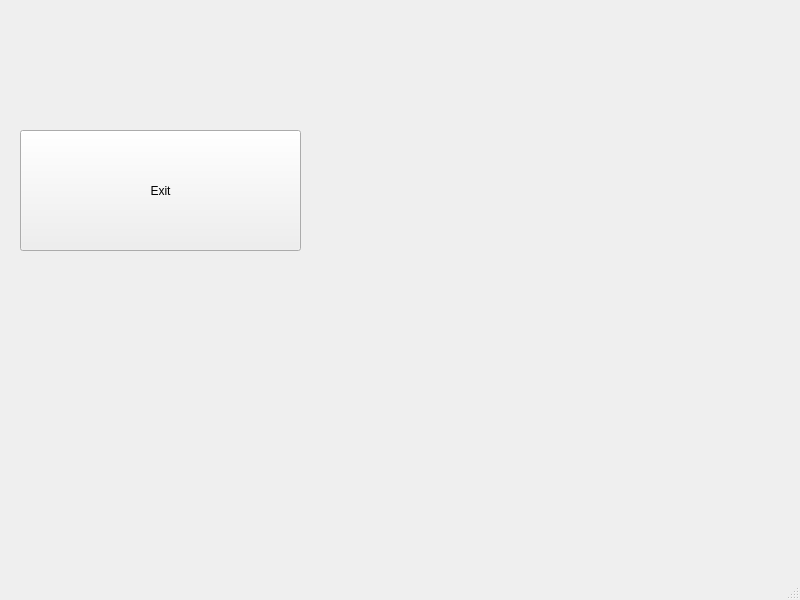
<?xml version="1.0" encoding="UTF-8"?>
<ui version="4.0">
 <class>MainWindow</class>
 <widget class="QMainWindow" name="MainWindow">
  <property name="geometry">
   <rect>
    <x>0</x>
    <y>0</y>
    <width>800</width>
    <height>600</height>
   </rect>
  </property>
  <property name="windowTitle">
   <string>MainWindow</string>
  </property>
  <widget class="QWidget" name="centralwidget">
   <widget class="QPushButton" name="btnExit">
    <property name="geometry">
     <rect>
      <x>20</x>
      <y>130</y>
      <width>281</width>
      <height>121</height>
     </rect>
    </property>
    <property name="text">
     <string>Exit</string>
    </property>
   </widget>
  </widget>
  <widget class="QMenuBar" name="menubar">
   <property name="geometry">
    <rect>
     <x>0</x>
     <y>0</y>
     <width>800</width>
     <height>26</height>
    </rect>
   </property>
  </widget>
  <widget class="QStatusBar" name="statusbar"/>
 </widget>
 <resources/>
 <connections/>
</ui>
